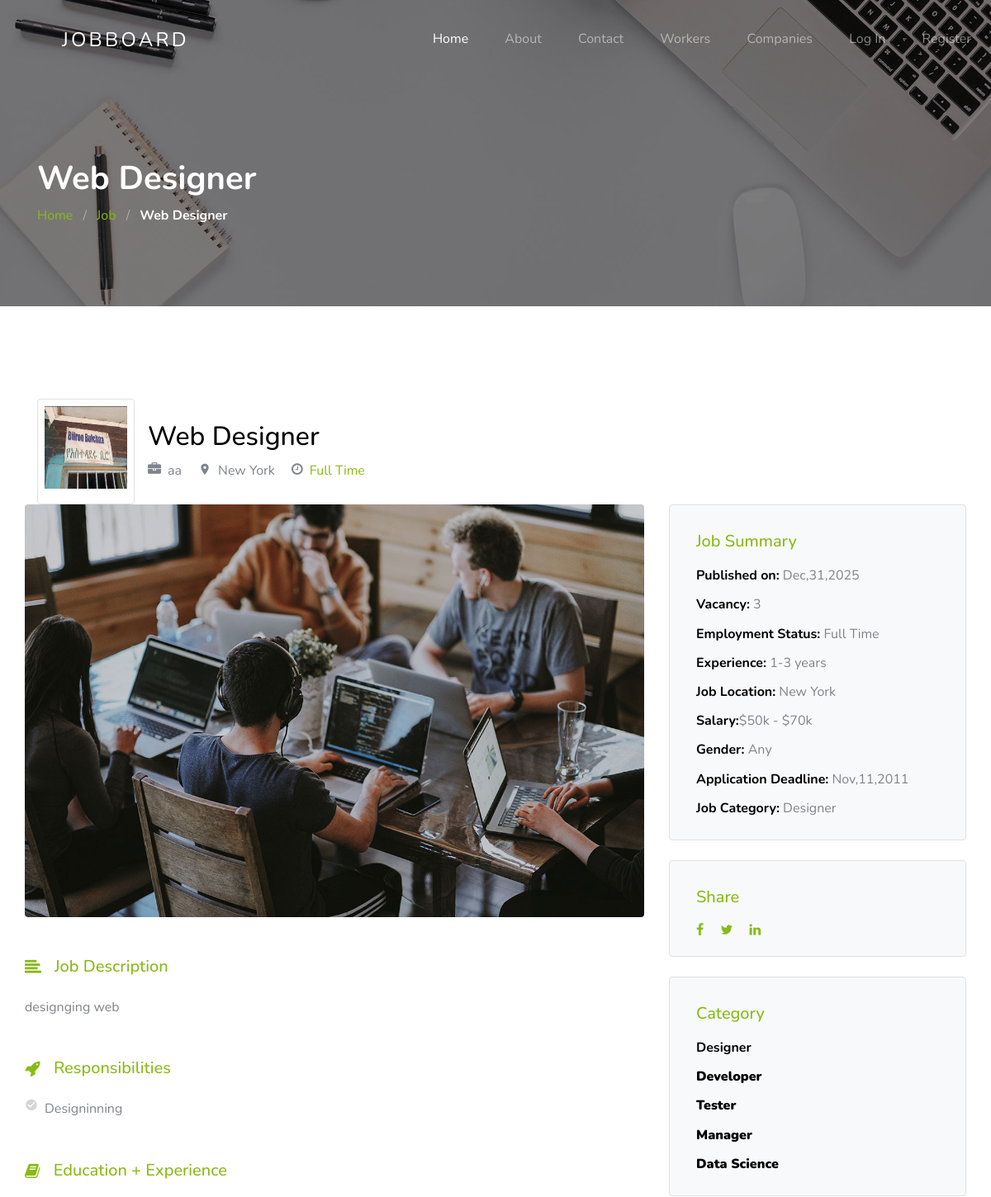
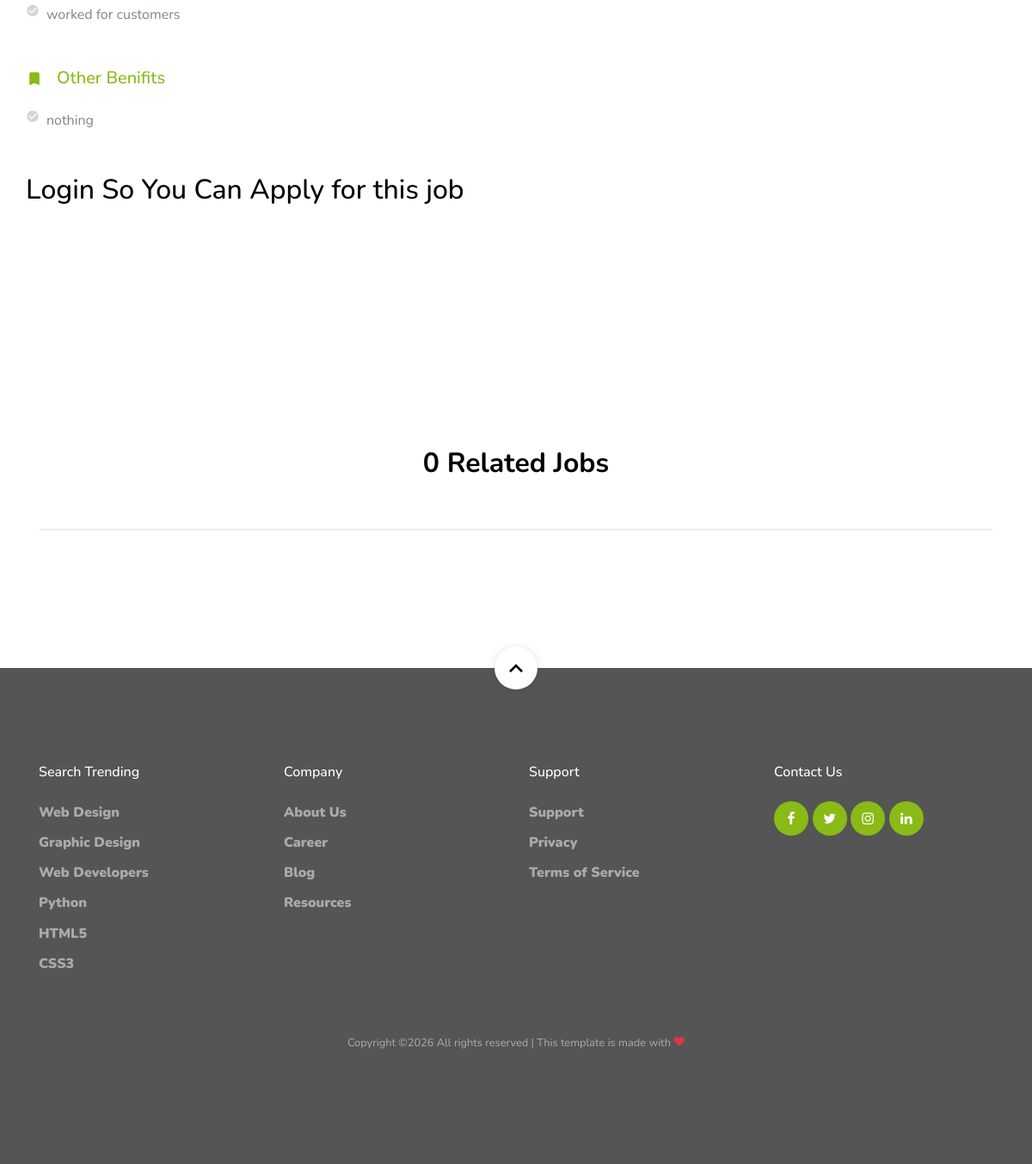
The page /jobs/job-single.php?id=1 on the database its author committed (2 pictures, top to bottom).
### tables this page shows
CREATE TABLE `jobs` (
  `id` int(3) NOT NULL,
  `job_title` varchar(200) NOT NULL,
  `job_region` varchar(200) NOT NULL,
  `job_type` varchar(200) NOT NULL,
  `vacancy` int(3) NOT NULL,
  `job_category` varchar(200) NOT NULL,
  `experience` varchar(200) NOT NULL,
  `salary` varchar(200) NOT NULL,
  `gender` varchar(200) NOT NULL,
  `application_deadline` varchar(200) NOT NULL,
  `job_description` text NOT NULL,
  `responsibilities` text NOT NULL,
  `education_experience` text NOT NULL,
  `other_benifits` text NOT NULL,
  `company_email` varchar(200) NOT NULL,
  `company_name` varchar(200) NOT NULL,
  `company_id` int(3) NOT NULL,
  `company_image` varchar(200) NOT NULL,
  `status` int(3) NOT NULL DEFAULT 0,
  `created_at` timestamp NOT NULL DEFAULT current_timestamp()
);

CREATE TABLE `categories` (
  `id` int(3) NOT NULL,
  `name` varchar(200) NOT NULL,
  `created_at` timestamp NOT NULL DEFAULT current_timestamp() ON UPDATE current_timestamp()
);

### jobs/job-single.php (the view, shortened to what this page needs)
<?php
require "../config/config.php";
if (isset($_GET['id'])) {
  $id = $_GET['id'];
  $select = $conn->prepare("SELECT * FROM jobs WHERE id=:id");
  $select->execute([':id' => $id]);
  $row = $select->fetch(PDO::FETCH_OBJ);
  $job_count = $conn->prepare("SELECT COUNT(*) as job_count FROM jobs WHERE job_category=:job_category AND status=:status AND id!=:id");
  $job_count->execute([':job_category' => $row->job_category, ':status' => 1, ':id' => $id]);
  $job_num = $job_count->fetch(PDO::FETCH_OBJ);
} else {
  header("location:" . APPURL . "404.php");
}
$categories = $conn->query("SELECT *FROM categories");
$categories->execute();
$allCategories = $categories->fetchAll(PDO::FETCH_OBJ);
?>
<?php
require "../includes/header.php";
?>
<section class="section-hero overlay inner-page bg-image" style="background-image: url('../images/hero_1.jpg');" id="home-section">
  <div class="container">
    <div class="row">
      <div class="col-md-7">
        <h1 class="text-white font-weight-bold"><?php echo $row->job_title; ?></h1>
        <div class="custom-breadcrumbs">
          <a href="<?php echo APPURL ?>">Home</a> <span class="mx-2 slash">/</span>
          <a href="#">Job</a> <span class="mx-2 slash">/</span>
          <span class="text-white"><strong><?php echo $row->job_title; ?></strong></span>
        </div>
      </div>
    </div>
  </div>
</section>
<section class="site-section">
  <div class="container">
    <div class="row align-items-center mb-5">
      <div class="col-lg-8 mb-4 mb-lg-0">
        <div class="d-flex align-items-center">
          <div class="border p-2 d-inline-block mr-3 rounded">
            <img style="width: 100px; height:100px; margin-bottom:10px" src="../users/user-images/<?php echo $row->company_image; ?>" alt="Image">
          </div>
          <div>
            <h2><?php echo $row->job_title; ?></h2>
            <div>
              <span class="ml-0 mr-2 mb-2"><span class="icon-briefcase mr-2"></span><?php echo $row->company_name; ?></span>
              <span class="m-2"><span class="icon-room mr-2"></span><?php echo $row->job_region; ?></span>
              <span class="m-2"><span class="icon-clock-o mr-2"></span><span class="text-primary"><?php echo $row->job_type; ?></span></span>
            </div>
          </div>
        </div>
      </div>
      <div class="row">
        <div class="col-lg-8">
          <div class="mb-5">
            <figure class="mb-5"><img src="../images/job_single_img_1.jpg" alt="Image" class="img-fluid rounded"></figure>
            <h3 class="h5 d-flex align-items-center mb-4 text-primary"><span class="icon-align-left mr-3"></span>Job Description</h3>
            <p><?php echo $row->job_description; ?></p>
          </div>
          <div class="mb-5">
            <h3 class="h5 d-flex align-items-center mb-4 text-primary"><span class="icon-rocket mr-3"></span>Responsibilities</h3>
            <ul class="list-unstyled m-0 p-0">
              <li class="d-flex align-items-start mb-2"><span class="icon-check_circle mr-2 text-muted"></span><span><?php echo $row->responsibilities; ?></span></li>
            </ul>
          </div>
          <div class="mb-5">
            <h3 class="h5 d-flex align-items-center mb-4 text-primary"><span class="icon-book mr-3"></span>Education + Experience</h3>
            <ul class="list-unstyled m-0 p-0">
              <li class="d-flex align-items-start mb-2"><span class="icon-check_circle mr-2 text-muted"></span><span><?php echo $row->education_experience; ?></span></li>
            </ul>
          </div>
          <div class="mb-5">
            <h3 class="h5 d-flex align-items-center mb-4 text-primary"><span class="icon-turned_in mr-3"></span>Other Benifits</h3>
            <ul class="list-unstyled m-0 p-0">
              <li class="d-flex align-items-start mb-2"><span class="icon-check_circle mr-2 text-muted"></span><span><?php echo $row->other_benifits; ?></span></li>
            </ul>
          </div>
          <?php if (isset($_SESSION['username'])): ?>
            <?php if (isset($_SESSION['type']) and $_SESSION['type'] == "Worker"): ?>
              <div class="row mb-5">
                <?php if ($checking_for_saved_jobs->rowCount() == 0): ?>
                  <div class="col-6">
                    <a href="job-save.php?job_id=<?php echo $id; ?>&worker_id=<?php echo $_SESSION['id'] ?>&status=save" class="btn btn-block btn-light btn-md"><i class="icon-heart"></i> Save Job</a>
                  </div>
                <?php else: ?>
                  <div class="col-6">
                    <a href="job-save.php?job_id=<?php echo $id; ?>&worker_id=<?php echo $_SESSION['id'] ?>&status=delete" class="btn btn-block btn-light btn-md"><i class="icon-delete text-danger"></i> Remove From Save</a>
                  </div>
                <?php endif; ?>
                <?php if ($checking_for_application->rowCount() == 0): ?>
                  <form action="job-single.php?id=<?php echo $id; ?>" method="POST">
                    <div class="form-group">
                      <input type="hidden" name="username" value="<?php echo $_SESSION['username']; ?>" class="form-control" id="" placeholder="Username">
                    </div>
                    <div class="form-group">
                      <input type="hidden" name="email" value="<?php echo $_SESSION['email']; ?>" class="form-control" id="" placeholder="email">
                    </div>
                    <div class="form-group">
                      <input type="hidden" name="cv" value="<?php echo $_SESSION['cv']; ?>" class="form-control" id="" placeholder="cv">
                    </div>
                    <div class="form-group">
                      <input type="hidden" name="worker_id" value="<?php echo $_SESSION['id']; ?>" class="form-control" id="" placeholder="">
                    </div>
                    <div class="form-group">
                      <input type="hidden" name="job_id" value="<?php echo $id; ?>" class="form-control" id="" placeholder="job_id">
                    </div>
                    <div class="form-group">
                      <input type="hidden" name="job_title" value="<?php echo $row->job_title; ?>" class="form-control" id="" placeholder="job_title">
                    </div>
                    <div class="form-group">
                      <input type="hidden" name="company_id" value="<?php echo $row->company_id; ?>" class="form-control" id="" placeholder="company_id">
                    </div>
                    <div class="col-6">
                      <button style="padding: 13px 157px; margin-top:-17px;" name="submit_application" type="submit" class="btn btn-inline btn-primary btn-md">Apply</button>
                    </div>
                  </form>
                <?php else: ?>
                  <div class="col-6">
                    <h3 class="d-inline ">You Applied for this job</h3>
                  </div>
                <?php endif; ?>
              </div>
            <?php endif; ?>
          <?php else: ?>
            <h2>Login So You Can Apply for this job</h2>
          <?php endif; ?>
        </div>
        <div class="col-lg-4">
          <div class="bg-light p-3 border rounded mb-4">
            <h3 class="text-primary  mt-3 h5 pl-3 mb-3 ">Job Summary</h3>
            <ul class="list-unstyled pl-3 mb-0">
              <li class="mb-2"><strong class="text-black">Published on:</strong> <?php echo date('M', strtotime($row->created_at)) . ',' . date('d', strtotime($row->created_at)) . ',' . date('Y', strtotime($row->created_at)); ?></li>
              <li class="mb-2"><strong class="text-black">Vacancy:</strong> <?php echo $row->vacancy; ?></li>
              <li class="mb-2"><strong class="text-black">Employment Status:</strong> <?php echo $row->job_type; ?></li>
              <li class="mb-2"><strong class="text-black">Experience:</strong> <?php echo $row->experience; ?></li>
              <li class="mb-2"><strong class="text-black">Job Location:</strong> <?php echo $row->job_region; ?></li>
              <li class="mb-2"><strong class="text-black">Salary:</strong><?php echo $row->salary; ?></li>
              <li class="mb-2"><strong class="text-black">Gender:</strong> <?php echo $row->gender; ?></li>
              <li class="mb-2"><strong class="text-black">Application Deadline:</strong> <?php echo date('M', strtotime($row->application_deadline)) . ',' . date('d', strtotime($row->application_deadline)) . ',' . date('Y', strtotime($row->application_deadline)); ?></li>
              <li class="mb-2"><strong class="text-black">Job Category:</strong> <?php echo $row->job_category; ?></li>
            </ul>
          </div>
          <div class="bg-light p-3 border rounded">
            <h3 class="text-primary  mt-3 h5 pl-3 mb-3 ">Share</h3>
            <div class="px-3">
              <a href="https://www.facebook.com/sharer/sharer.php?u=<?php echo APPURL; ?>jobs/job-single.php?id=<?php echo $row->id; ?>&quote=<?php echo $row->job_title; ?>" class="pt-3 pb-3 pr-3 pl-0"><span class="icon-facebook"></span></a>
              <a href="https://X.com/intent/tweet?text=<?php echo $row->job_title; ?>&url=<?php echo APPURL; ?>jobs/job-single.php?id=<?php echo $row->id; ?>" class="pt-3 pb-3 pr-3 pl-0"><span class="icon-twitter"></span></a>
              <a href="https://www.linkedin.com/sharing/share-offsite/?url=<?php echo APPURL; ?>jobs/job-single.php?id=<?php echo $row->id; ?>" class="pt-3 pb-3 pr-3 pl-0"><span class="icon-linkedin"></span></a>
            </div>
          </div>
          <div class="bg-light p-3 border rounded mb-4 mt-4">
            <h3 class="text-primary  mt-3 h5 pl-3 mb-3 ">Category</h3>
            <ul class="list-unstyled pl-3 mb-0">
              <?php foreach ($allCategories as $category): ?>
                <a target="_blank" syle="text-decoration:none;" href="<?php echo APPURL; ?>/categories/show-jobs.php?name=<?php echo $category->name; ?>">
                  <li class="mb-2"><strong class="text-black"><?php echo ucfirst($category->name); ?></li>
                </a>
              <?php endforeach; ?>
            </ul>
          </div>
        </div>
      </div>
    </div>
</section>
<section class="site-section" id="next">
  <div class="container">
    <div class="row mb-5 justify-content-center">
      <div class="col-md-7 text-center">
        <h2 class="section-title mb-2"><?php echo $job_num->job_count; ?> Related Jobs</h2>
      </div>
    </div>
    <ul class="job-listings mb-5">
    </ul>
  </div>
</section>
<?php
require "../includes/footer.php";
?>

### rows shown on the page
jobs: job_title "Web Designer", company_image (picture), company_name "aa", job_region "New York", job_type "Full Time", job_description "designging web", responsibilities "Designinning", education_experience "worked for customers", other_benifits "nothing", created_at "Dec", created_at "31", created_at "2025", vacancy "3", experience "1-3 years", salary "$50k - $70k", gender "Any", application_deadline "Nov", application_deadline "11", application_deadline "2011", job_category "Designer"
categories: name "Designer"
categories: name "Developer"
categories: name "Tester"
categories: name "Manager"
categories: name "Data Science"

### other values the page prints
$job_num->job_count "0"
